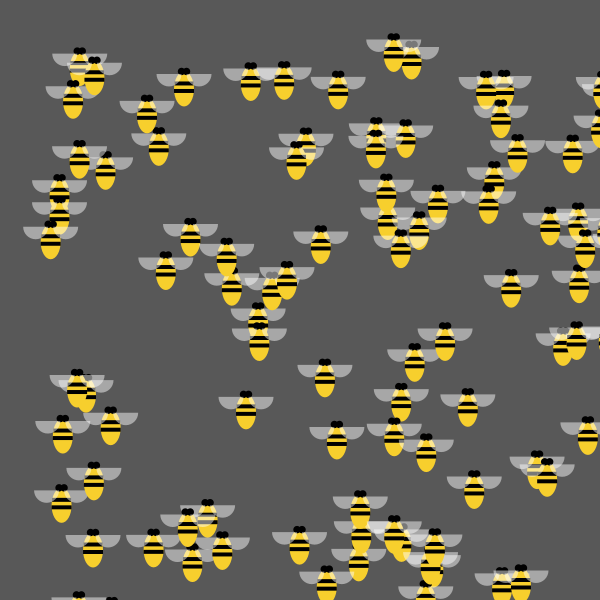
Frame 1 (no input)
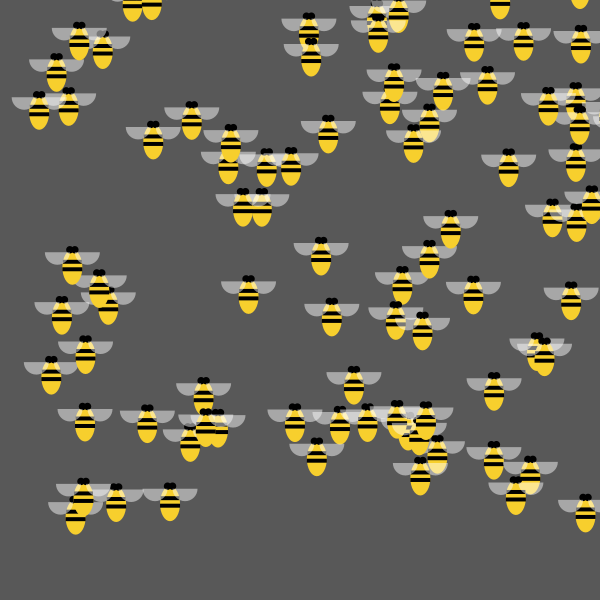
Frame 60 (the mouse pressed at the canvas centre just before this capture)
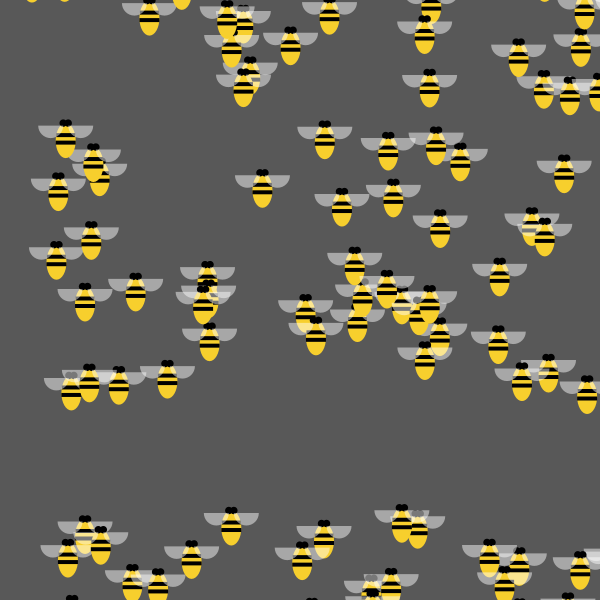
Frame 120 (the mouse held since frame 60 and released just before this capture)

The Processing sketch that drew these frames (run headless with seeded random() and noise(); from frame 60 on, the mouse is pressed at the canvas centre):

// Processing sketch: day3_bee_class
// ── day3_bee_class.pde
Bee[] hive = new Bee[100];


void setup(){
  size(600,600);
  noStroke();
  
  for(int i = 0; i < hive.length; i++){
  //create bees
  hive[i] = new Bee(random(width),random(height));
  }
}

void draw(){
  background(#585858);
  for(int i=0; i < hive.length;i++){
    hive[i].fly();
  }

}

class Bee {
 
 float x=0;
 float y=500;
 float speed=random(8);
 
 Bee(float setx,float sety){
   x = setx;
   y = sety;
 }

void fly() {
  
  pushMatrix();
  float buzz = random(-2,2);
  translate(x,y);
  scale(0.5, 0.5);
  
  fill(#F7CF2D);
  ellipse(100,100, 40, 70);
  fill(#000000);
  ellipse(95,65,15,15);
  ellipse(105,65,15,15);
  fill(#000000);
  rect(81,85,38,8);
  rect(80,100,40,8);
  fill(#ffffff, 120);
  arc(130, 70, 50, 50, 0, PI);
  arc(70, 70, 50, 50, 0, PI);

  popMatrix();
  
  if(random(1)==1){
  y += buzz;
  } else {
    y -= buzz;
  }
  
  if(random(1)==1){
  x += buzz;
  } else {
    x -= buzz;
  }
  
  y -= 2;
  
  if(y < -100){
    y=height;
  }
  
    if(x < -100 || x > width+100){
    x=width/2;
  }
  
}

}
